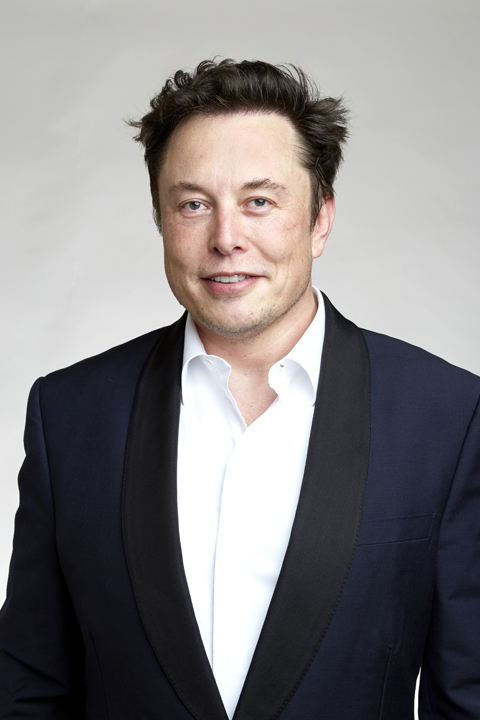
#> input picture El.jpg, 480 x 720 px
$ python computing_histograms.py
#> lines starting #> are read from the running program, lines starting #| are printed output that depends on the picture; after the words box and inside, x2 and y2 are one past the last pixel; in counts of white or black regions, pixels touching at a corner belong together
import cv2 as cv
import matplotlib.pyplot as plt
import numpy as np

img = cv.imread('El.jpg')
#> img is the input picture: shape (720, 480, 3); mean B, G, R 129.9, 128.8, 131.8

blank = np.zeros(img.shape[:2],dtype='uint8')#for same size as image

mask = cv.circle(blank,(img.shape[1]//2,img.shape[0]//2),100,255,-1)
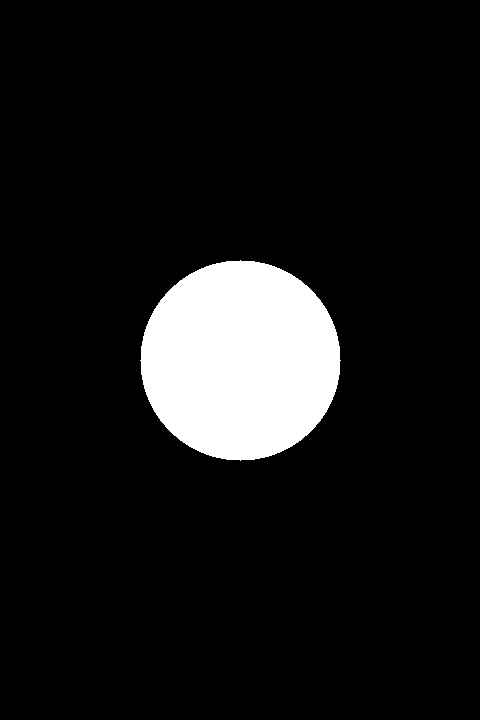
#> blank: shape (720, 480); 9.1% white; 1 white region, box (x1, y1, x2, y2) and area: (140, 260, 341, 461) 31417
# [6 lines of commented-out code are left out]
masked = cv.bitwise_and(img,img,mask=mask)# for color histogram
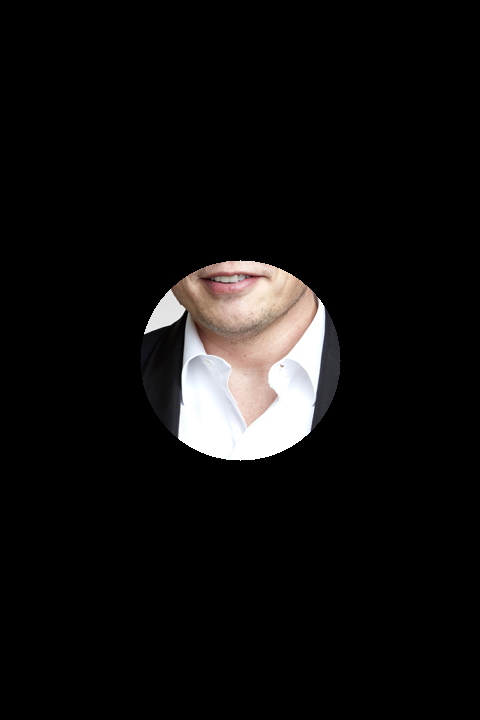
#> masked: shape (720, 480, 3); mean B, G, R 15.3, 15.7, 16.8
# [14 lines of commented-out code are left out]


plt.figure()
plt.title('Color Histogram')
plt.xlabel('Bins')
plt.ylabel('# of pixels')

colors = ('b','g','r')

for i,col in enumerate(colors):
    hist = cv.calcHist([img],[i],None,[256],[0,256])
    plt.plot(hist,color=col)
    plt.xlim([0,256])
plt.show()
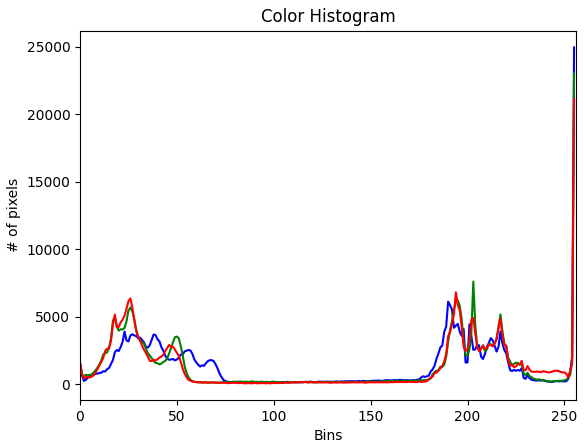
#> figure drawn by matplotlib, 1 panel; curve peaks at x = 255, y = 24958; curve peaks at x = 255, y = 23006; curve peaks at x = 255, y = 21142

cv.waitKey(0)
cv.destroyAllWindows()
